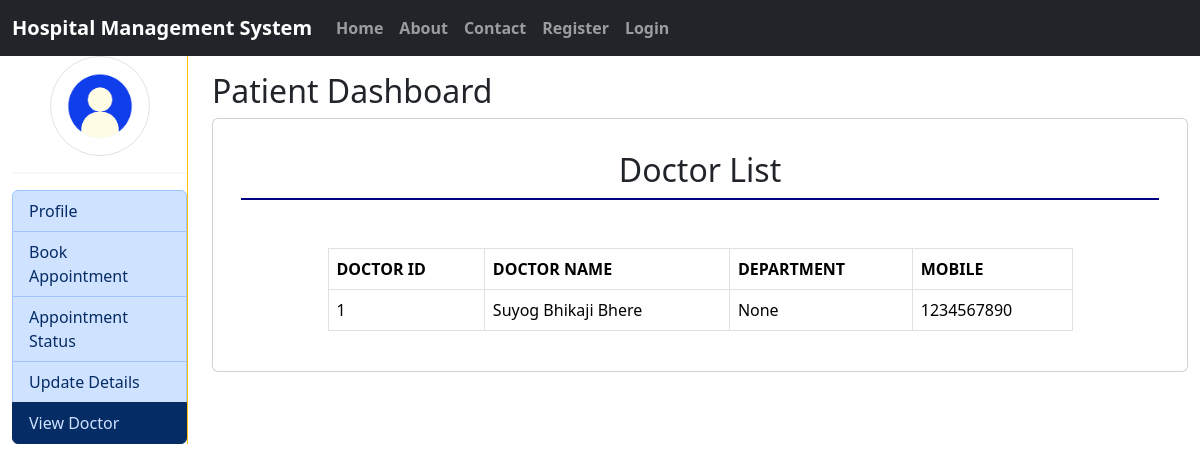
Before: /hms_patient/Doctor_List/ with the older database file.
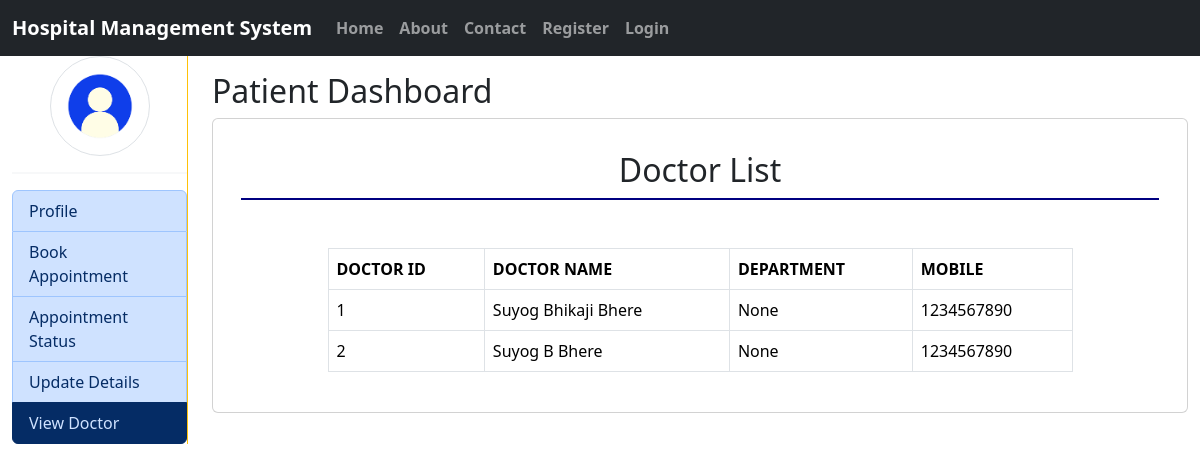
After: the same page with the newer database file.
### hms/models.py (models this page shows, shortened)
class Doctor(models.Model):
    user = models.OneToOneField(User, on_delete=models.CASCADE)
    D_ID = models.AutoField(primary_key=True)
    Department = models.ForeignKey(Department,on_delete=models.CASCADE,null=True)

class User(AbstractBaseUser,PermissionsMixin):
    first_name= models.CharField(max_length=250)
    last_name= models.CharField(max_length=250)
    email= models.EmailField(unique=True)
    mobile= models.CharField(max_length=10)
    is_active=models.BooleanField(default=True)
    is_staff=models.BooleanField(default=False)
    is_patient=models.BooleanField(default=False)
    is_doctor=models.BooleanField(default=False)
    gender = models.CharField(choices=Gender_choice,max_length=100)
    USERNAME_FIELD = 'email'
    REQUIRED_FIELDS = ['mobile']
    object = CustomUserManager()

### hms_patient/views.py (the view)
# urls.py: path('Doctor_List/',views.Doctor_List,name='Doctor_List')
def Doctor_List(request):
    doctor = Doctor.objects.all()
    return render(request, 'hms_patient/doctor_list.html',locals())

### hms_patient/templates/hms_patient/doctor_list.html (shortened to what this page needs)
{% extends 'hms_patient/patient_index.html' %}
{% load static %}
{% block patient  %}
<div>
    <h2>Patient Dashboard</h2>
    <div class="container card">
        <div class="card-body my-2 ">
            {% block PatientHeading %}
            <h2 class="p-2 text-center" style="border-bottom: 2px solid navy;">Doctor List</h2>
            {% endblock PatientHeading %}
        <div class="container mt-5 table-responsive">
            <div class="col-sm-10 mx-auto">
                <table class="table table-bordered table-hover">
                    <thead>
                        <tr>
                            <th>DOCTOR ID</th>
                            <th>DOCTOR NAME</th>
                            <th>DEPARTMENT</th>
                            <th>MOBILE</th>
                        </tr>
                    </thead>
                    <tbody>
                        {% for dt in doctor %}
                            <tr>
                                <td>{{dt.D_ID}}</td>
                                <td>{{dt.user.first_name}} {{dt.user.last_name}}</td>
                                <td>{{dt.Department}}</td>
                                <td>{{dt.user.mobile}}</td>
                            </tr>
                        {% endfor %}
                    </tbody>
                </table>
            </div>
        </div>
        </div>
    </div>
</div>
{% endblock patient %}

### hms_patient/templates/hms_patient/patient_index.html (shortened to what this page needs)
{% extends 'hms/base.html' %}
{% load static %}
{% block content1 %}
<div class="container-fluid" >
    <div class="row">
        <div class="col-sm-2">
            {% include 'hms_patient/patient_sidebar.html' %}
        </div>
        <div class="col-sm-10 mt-3">
            {% block patient  %}
            {% endblock patient %}
        </div>
    </div>
</div>
{% endblock content1 %}

### hms/templates/hms/base.html (shortened to what this page needs)
<!DOCTYPE html>
{% load static %}
<html lang="en">
<head>
    <link rel="stylesheet" href="{% static 'hms/css/bootstrap.css' %}">
    <link rel="stylesheet" href="{% static 'hms/css/style.css' %}">
</head>
<body>
    {% include 'hms/navbar.html' %}
    {% block content1 %} {% endblock content1 %}
</body>
</html>

### hms/templates/hms/navbar.html (shortened to what this page needs)
<nav class="navbar navbar-expand-lg navbar-dark bg-dark fw-bold">
    <div class="container-fluid">
      <a class="navbar-brand" href="/">Hospital Management System</a>
      <div class="collapse navbar-collapse" id="navbarNav">
        <ul class="navbar-nav">
          <li class="nav-item">
            <a class="nav-link" aria-current="page" href="/">Home</a>
          </li>
          <li class="nav-item">
            <a class="nav-link" href="{% url 'about' %}">About</a>
          </li>
          <li class="nav-item">
            <a class="nav-link" href="{% url 'contact' %}">Contact</a>
          </li>
          {% if request.user.is_patient %}
          <li class="nav-item">
            <a class="nav-link" href="{% url 'Patient_Profile' %}">Patient Dashboard</a>
          </li>
          <li class="nav-item">
            <a class="nav-link" href="{% url 'logout' %}">Logout</a>
          </li>
          {% else %}
          <li class="nav-item">
            <a class="nav-link" href="{% url 'register' %}">Register</a>
          </li>
          <li class="nav-item">
            <a class="nav-link" href="{% url 'login' %}">Login</a>
          </li>
          {% endif %}
        </ul>
      </div>
    </div>
  </nav>

### hms_patient/templates/hms_patient/patient_sidebar.html (shortened to what this page needs)
{% load static %}
<div class="border-end border-warning h-100">
    <center> <img src="{% static 'hms/images/patient_logo.jpg' %}" alt="wallpaper" width="100" class="img-thumbnail rounded-circle"></center>
    <hr class="border">
    <div class="list-group">
        <a href="{% url 'Patient_Profile' %}" class="list-group-item list-group-item-primary list-group-item-action  {% if request.path == '/hms_patient/Patient_Profile/' %} active {% endif %} ">Profile</a>
        <a href="{% url 'Book_Appointment' %}" class="list-group-item list-group-item-primary list-group-item-action {% if request.path == '/hms_patient/Book_Appointment/' %} active {% endif %} ">Book Appointment</a>
        <a href="{% url 'Patient_My_Appointment' %}" class="list-group-item list-group-item-primary list-group-item-action {% if request.path == '/hms_patient/My_Appointment/' %} active {% endif %}">Appointment Status</a>
        <a href="{% url 'edit_patient_profile' %}" class="list-group-item list-group-item-primary list-group-item-action {% if request.path == '/hms_patient/edit_profile/' %} active {% endif %} ">Update Details</a>
        <a href="{% url 'Doctor_List' %}" class="list-group-item list-group-item-primary list-group-item-action {% if request.path == '/hms_patient/Doctor_List/' %} active {% endif %} ">View Doctor</a>
    </div>
</div>

Changed rows visible on the page:
added Doctor: D_ID "2", user.first_name "Suyog B", user.last_name "Bhere", Department "None", user.mobile "1234567890"
